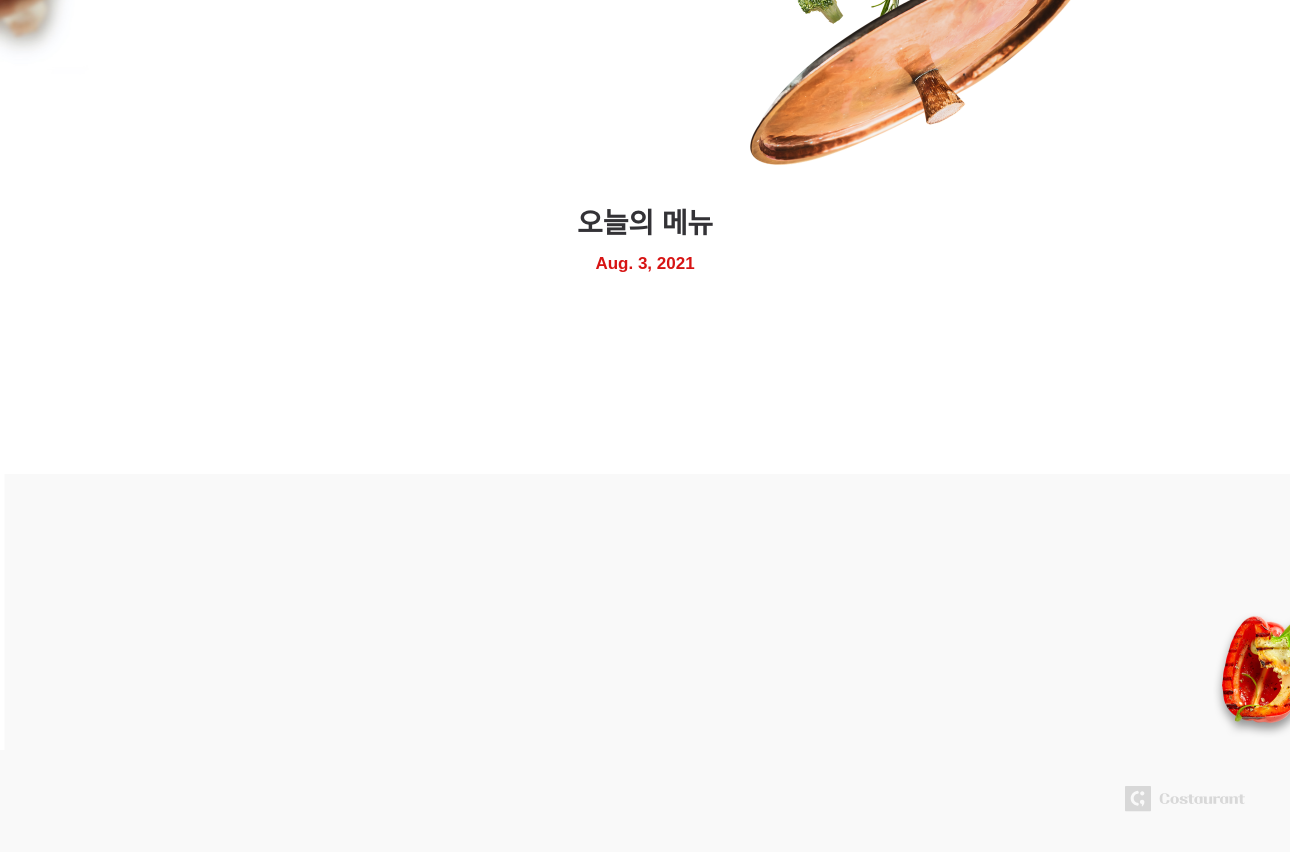
Page /menus/ (lower part) on the earlier database version.
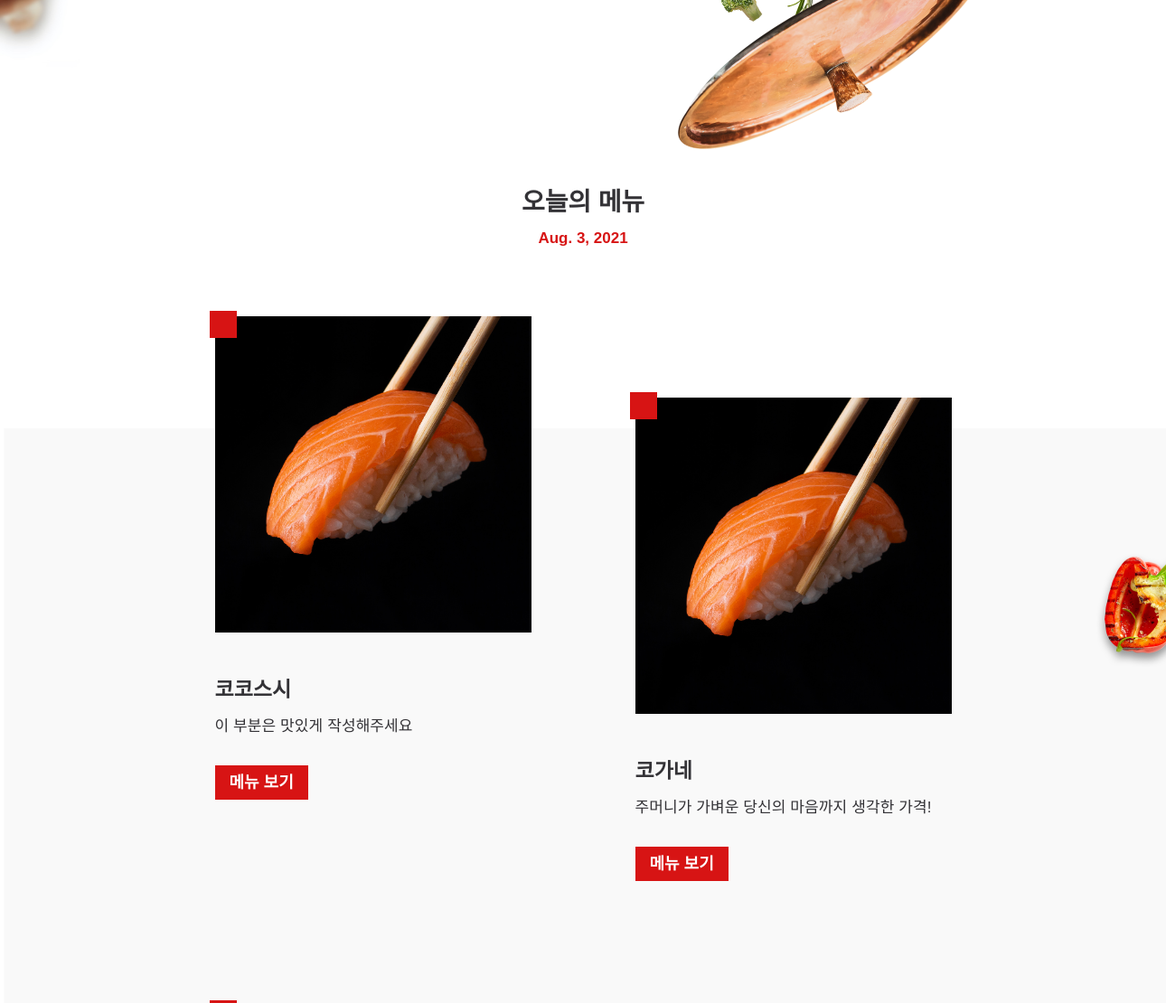
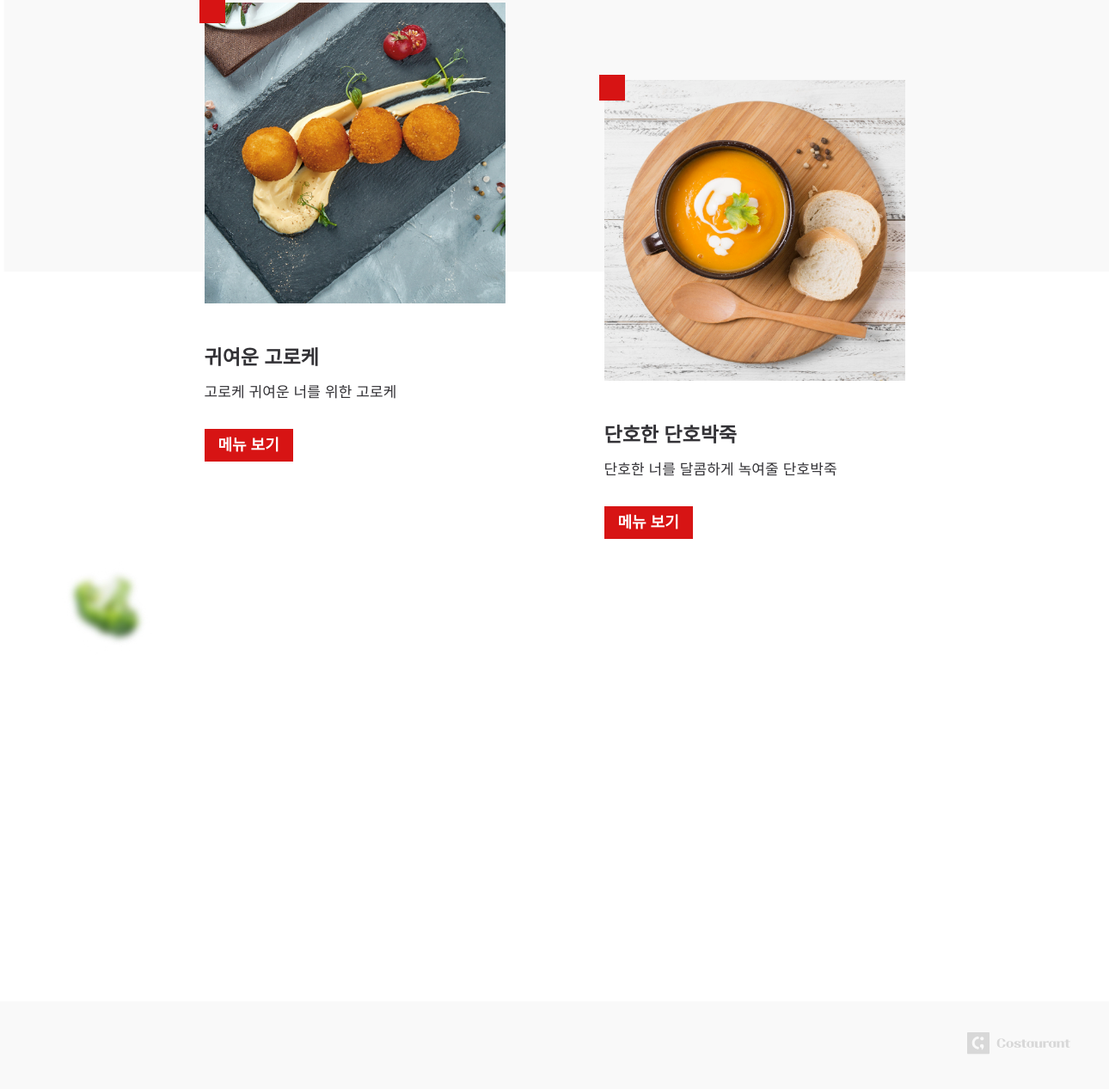
Same page on the later database version (2 pictures, top to bottom).
### menus/models.py (models this page shows, shortened)
class Menu(models.Model):
    name = models.CharField(max_length=80)
    name_eng = models.CharField(max_length=80)
    description = models.CharField(max_length=120)
    price = models.IntegerField()
    img_path = models.CharField(max_length=255)

### menus/views.py (the view)
# urls.py: path('', views.index),
def index(request):
    context = dict()
    today = datetime.now().date()
    context["today"] = today
    menus = Menu.objects.all()
    context["menus"] = menus
    return render(request, 'menus/index.html', context)

### menus/templates/menus/index.html (shortened to what this page needs)
{% load static %}
<!DOCTYPE html>
<html>
<head>
  <link rel="stylesheet" href={% static 'menus/css/styles.css' %}>
  <link rel="stylesheet" type="text/css" href="https://cdn.rawgit.com/moonspam/NanumSquare/master/nanumsquare.css">
</head>
<body>
  <div id="header">
  </div>
  <div id="content">
    <div class="container">
      <div class="content_txt">
        <h2>오늘의 메뉴</h2>
        <p class="date-text"> {{today}} </p>
      </div>
      <div class="food_container">
        {% for menu in menus %}
        <div class="food">
          <img src={% get_static_prefix %}{{menu.img_path}} />
          <div class="info">
            <h3>{{menu.name}}</h3>
            <p>{{menu.description}}</p>
            <a href={{menu.id}}>메뉴 보기</a>
          </div>
        </div>
        {% endfor %}
      </div>
    </div>
    <div id="footer">
      <div class="container">
        <div class="footer">
          <img src={% static 'menus/images/logo-gray.svg' %}>
        </div>
      </div>
    </div>
</body>
</html>

### menus/static/menus/css/styles.css (style rules this page uses)
h1,h2,h3,p,a,ul,li { margin: 0; padding: 0; font-family : 'NanumSquare', sans-serif; font-weight: 200; list-style: none; text-decoration: none; outline: none; }
body { margin: 0; padding: 0; background: #fff; }
img { margin: 0; padding: 0; border: 0 }
#header,#content,#footer { min-width: 1280px; }
#header { height: 814px; background: url(../images/header-img.png) no-repeat right top /779px 813px,url(../images/bg-img-mashroom.jpg) no-repeat left 520px/92px 169px; }
#content { height: 100%; background: url(../images/bg-img-paprica.png) no-repeat right 388px/108px 192px, url(../images/bg-rectangle.svg) no-repeat left 273px/1465px 952px, url(../images/bg-img-brocoli.jpg) no-repeat 5% 1550px/131px 138px; }
#footer { background: url(../images/bg-rectangle.svg) no-repeat right bottom/1456px; margin-top: 400px; }
.container { width: 1200px; margin: 0 auto; }
.content_txt h2 { text-align: center; font-size: 28px; font-weight: 600; letter-spacing: -0.1px; color: #333236; }
.content_txt p { margin: 13px 0 76px; text-align: center; font-size: 17px; font-weight: 600; color: #d71414; }
.food_container { width: 815px; margin: 0 auto; display: flex; flex-direction: row; flex-wrap: wrap; justify-content: space-between; align-items: flex-start; align-content: stretch; }
.food { flex-basis: 350px; padding-bottom: 146px; position: relative; }
.food:after { content: ""; display: block; width: 30px; height: 30px; position: absolute; background: #d71414; top: -6px; left: -6px; z-index: 1; }
.food:nth-child(2n) { margin-top: 90px; }
.food img { width: 100%; height: 100%; }
.info h3 { padding: 40px 0 13px; font-size: 23px; font-weight: 600; color: #333236; }
.info p { padding-bottom: 34px; line-height: 1.5; letter-spacing: 0.1px; font-size: 17px; color: #333236; }
.info a { padding: 9px 16px; font-size: 18px; font-weight: 600; background: #d71414; color: #fff; position: relative; transition: all 0.3s; }
.footer { text-align: right; padding: 36px 0; }

Differences in the rows shown:
added Menu: img_path (picture), name "코코스시", description "이 부분은 맛있게 작성해주세요"
added Menu: img_path (picture), name "코가네", description "주머니가 가벼운 당신의 마음까지 생각한 가격!"
added Menu: img_path (picture), name "귀여운 고로케", description "고로케 귀여운 너를 위한 고로케"
added Menu: img_path (picture), name "단호한 단호박죽", description "단호한 너를 달콤하게 녹여줄 단호박죽"
